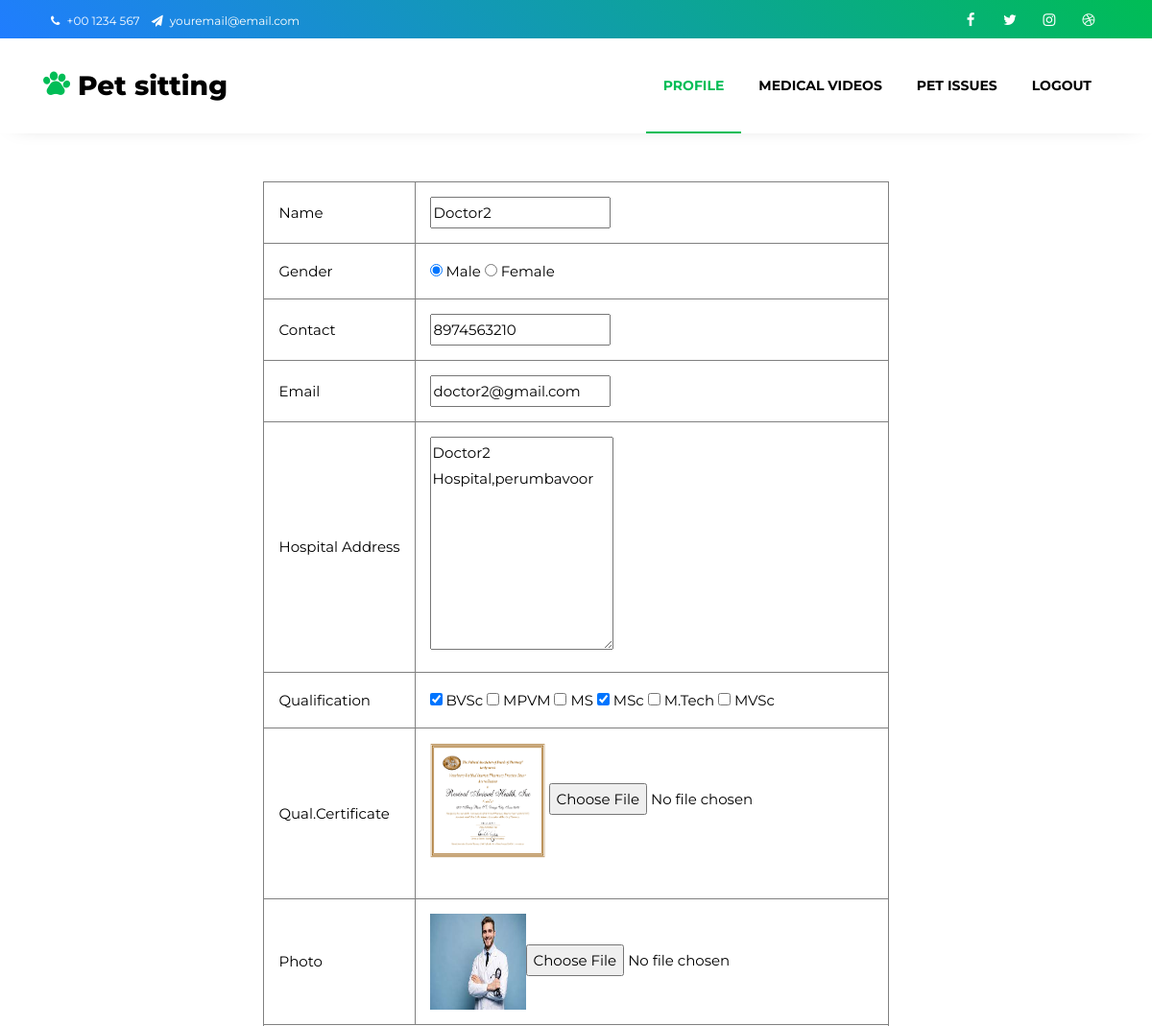
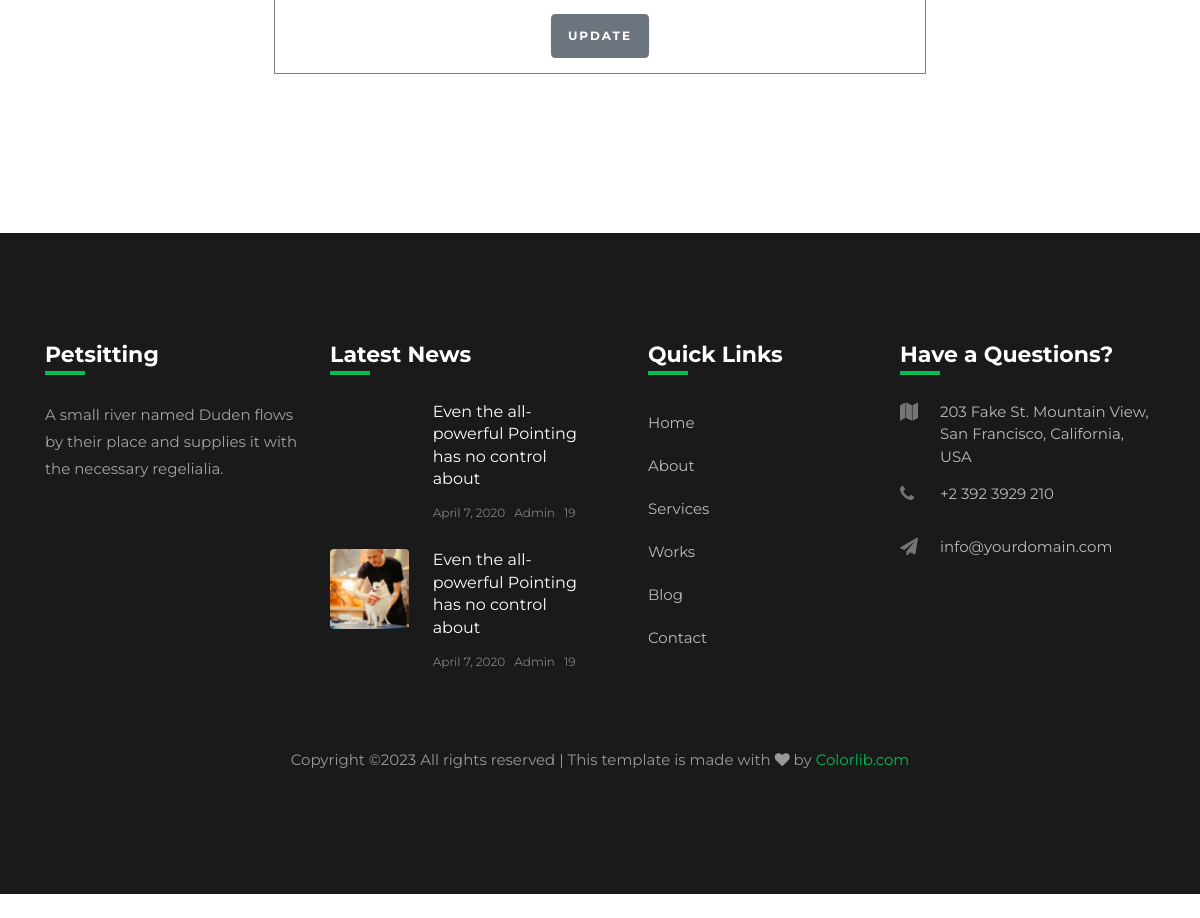
Screenshot of /doctor/editdoctorprofile/2/ with the database file from the repository (2 pictures, top to bottom).
### Admin/models.py (models this page shows, shortened)
class Doctor(models.Model):
    District=models.ForeignKey(District,on_delete=models.SET_NULL,null=True)
    DoctorName=models.CharField(max_length=20,null=False)
    DoctorGender=models.CharField(max_length=20,null=False,choices=gender)
    DoctorContact=models.CharField(max_length=20,null=False)
    DoctorEmail=models.EmailField(max_length=20,null=False,unique=True)
    HospitalAddress=models.TextField(null=False)
    QualCertificate=models.FileField(upload_to="Uploads/DoctorCertificate/",null=False)
    DoctorPhoto=models.FileField(upload_to="Uploads/DoctorImage/",null=False)
    DoctorUsername=models.CharField(max_length=20,null=False)
    DoctorPassword=models.CharField(max_length=20,null=False)

class DrQualification(models.Model):
    Doctor=models.ForeignKey(Doctor,on_delete=models.SET_NULL,null=True)
    Qualification=models.ForeignKey(Qualification,on_delete=models.SET_NULL,null=True)

### BasicEntry/models.py (models this page shows, shortened)
class Qualification(models.Model):
    Qualification=models.CharField("Qualification",max_length=20,null=False,unique=True)

### Doctor/views.py (the view)
# urls.py: path('editdoctorprofile/<int:pk>/',views.EditDoctorProfile,name="edit-doctorprofile"),
def EditDoctorProfile(request,pk):
    select_doctor=Doctor.objects.get(id=pk)
    qual=Qualification.objects.all()
    qualf=DrQualification.objects.filter(Doctor=pk)
    if request.method=='POST' or request.FILES:
        select_doctor.DoctorName=request.POST.get("txtName")
        select_doctor.DoctorGender=request.POST.get("rdbGender")
        select_doctor.DoctorContact=request.POST.get("txtPhone")
        select_doctor.DoctorEmail=request.POST.get("txtEmail")
        select_doctor.HospitalAddress=request.POST.get("address")
        qualf1=request.POST.getlist('qualf')
        qualf.delete()
        for data in qualf1:
            qualobj=Qualification.objects.get(id=data)
            DrQualification.objects.create(Doctor=select_doctor,Qualification=qualobj)
        if request.FILES:
            if request.FILES.get("flImage"):
                select_doctor.DoctorPhoto=request.FILES.get("flImage")
            if request.FILES.get("qualcertf"):
                select_doctor.QualCertificate=request.FILES.get("qualcertf")
        select_doctor.save()
        return redirect('/doctor/viewdetails/')
    else:
        return render(request,'Doctor/EditDoctorProfile.html',{'doctor':select_doctor,'qual':qual,'qualf':qualf})

### Doctor/templates/Doctor/EditDoctorProfile.html (shortened to what this page needs)
{%  extends 'Guest/HeaderDoctor.html' %}
    {% load static %}
    {% block content %}
    <form action="" method="POST" enctype="multipart/form-data">
    <table align="center" border=1 style="border-collapse: collapse;margin-top: 50px;" cellpadding=15>
        <tr>
            <td>Name</td>
            <td><input type="text" name="txtName" value="{{doctor.DoctorName}}"></td>
        </tr>
        <tr>
            <td>Gender</td>
            <td>
                <input type="radio" name="rdbGender" value="Male" {% if doctor.DoctorGender == 'Male' %} checked {% endif %}> Male
                <input type="radio" name="rdbGender" value="Female" {% if doctor.DoctorGender == 'Female' %} checked {% endif %}> Female
            </td>
        </tr>
        <tr>
            <td>Contact</td>
            <td><input type="text" name="txtPhone" value="{{doctor.DoctorContact}}"></td>
        </tr>
        <tr>
            <td>Email</td>
            <td><input type="email" name="txtEmail" value="{{doctor.DoctorEmail}}"></td>
        </tr>
        <tr>
            <td>Hospital Address</td>
            <td><textarea name="address" cols="20" rows="8">{{doctor.HospitalAddress}}</textarea></td>
        </tr>
        <tr>
            <td>Qualification</td>
            <td>{% for data in qual %}
                <input type="checkbox" name="qualf" value="{{data.id}}"
                {% for x in qualf %}
                {% if x.Qualification.id == data.id %} checked="checked" {% endif %}
                {% endfor %}
                > {{data.Qualification}}
            {% endfor %}</td>
        </tr>
        <tr>
            <td>Qual.Certificate</td>
            <td><img src="{{ doctor.QualCertificate.url }}" alt="" width="120" height="120"> <input type="file" name="qualcertf"><br><br>
            </td>
        </tr>
        <tr>
            <td>Photo</td>
            <td><img src="{{ doctor.DoctorPhoto.url }}" width="100" height="100"><input type="file" name="flImage" value="{{doctor.DoctorPhoto.url}}"></td>
        </tr>
        <tr>
            <td colspan="2" align="center"><input type="submit" name="btnSave" value="Update" class="btn btn-secondary"></td>
        </tr>
        </table>
    </form>
    <br><br><br><br><br>
    {%  include 'Guest/Footer.html' %}
    {% endblock %}

### rows the page displays
Doctor: txtName "Doctor2", DoctorGender "☑", txtPhone "8974563210", txtEmail "doctor2@gmail.com", address "Doctor2 Hospital,perumbavoor", QualCertificate (picture), DoctorPhoto (picture)
Qualification: qualf "☑", Qualification "BVSc"
Qualification: Qualification "MPVM"
Qualification: Qualification "MS"
Qualification: qualf "☑", Qualification "MSc"
Qualification: Qualification "M.Tech"
Qualification: Qualification "MVSc"
